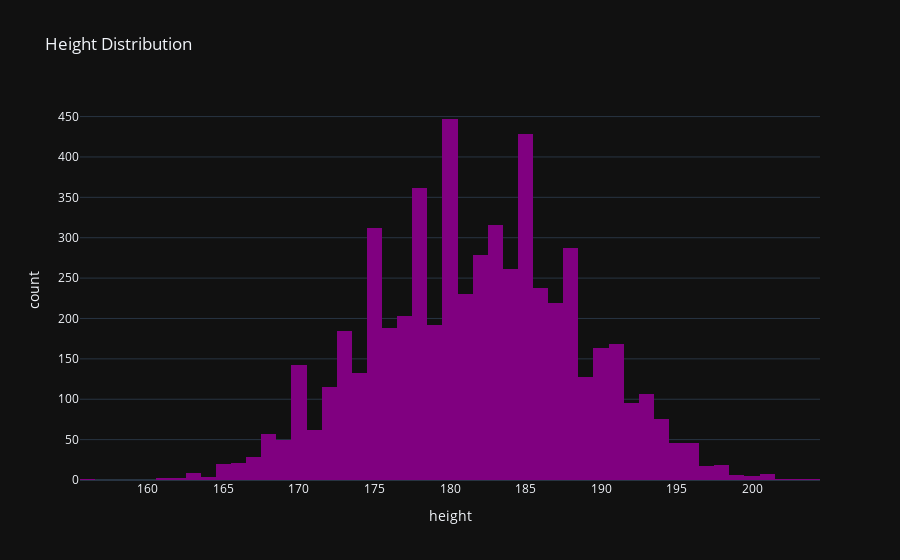

Write notebook code for a chart like this one.
### Markdown cell above
### Data Analysis

#### 1. Lets check the distribution of players based on their age, height and weight

### Code cell
# Lets visualize the distribution of the players height
px.histogram(stats,x='height', title='Height Distribution',color_discrete_sequence=['purple'],template='plotly_dark')

### Figure 1 — Plotly figure (JSON) as saved in the notebook; plotly's stock layout.template omitted (floating-point values rounded to 4 significant figures; data arrays with more than 128 entries replaced by an {"elided": "..."} marker saying what was removed)
{"data": [{"alignmentgroup": "True", "bingroup": "x", "hovertemplate": "height=%{x}<br>count=%{y}<extra></extra>", "legendgroup": "", "marker": {"color": "purple", "pattern": {"shape": ""}}, "name": "", "offsetgroup": "", "orientation": "v", "showlegend": false, "type": "histogram", "x": {"elided": "5679 int values"}, "xaxis": "x", "yaxis": "y"}], "layout": {"barmode": "relative", "legend": {"tracegroupgap": 0}, "title": {"text": "Height Distribution"}, "xaxis": {"anchor": "y", "domain": [0, 1], "title": {"text": "height"}}, "yaxis": {"anchor": "x", "domain": [0, 1], "title": {"text": "count"}}}}
